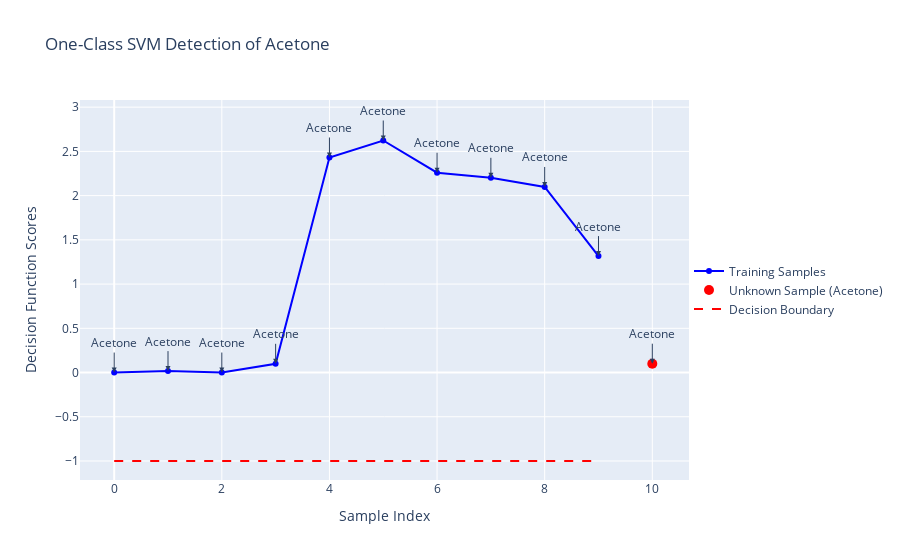

This figure's notebook cell:
### Code cell
# OneClassSVM model
Z_train = clf.decision_function(X_train)
decision_function_scores_unknown = clf.decision_function(combined_dataframe)

# Convert the scores to a pandas DataFrame
scores_df_train = pd.DataFrame({'Sample Index': X_train.index, 'Decision Function Scores': Z_train})
scores_df_unknown = pd.DataFrame({'Sample Index': [X_train.index.max() + 1], 'Decision Function Scores': decision_function_scores_unknown})
scores_df_unknown['Decision Function Scores'] = scores_df_unknown['Decision Function Scores'].round(decimals=2)

# Predict inliers and outliers based on the threshold for decision function value
threshold = -1
unknown_prediction = "unknown" if scores_df_unknown['Decision Function Scores'].iloc[0] < threshold else "Acetone"

# Create traces for training samples, unknown sample, and decision boundary
trace_train = go.Scatter(x=scores_df_train['Sample Index'], y=scores_df_train['Decision Function Scores'], mode='lines+markers',
                         name='Training Samples', line=dict(color='blue'))

trace_unknown = go.Scatter(x=scores_df_unknown['Sample Index'], y=scores_df_unknown['Decision Function Scores'], mode='markers',
                           name=f'Unknown Sample ({unknown_prediction})', marker=dict(color='red', size=10))

# Add labels for training samples
predictions = np.where(scores_df_train['Decision Function Scores'] < threshold, "unknown", "Acetone")
annotations_train = [dict(x=scores_df_train['Sample Index'][i], y=scores_df_train['Decision Function Scores'][i],
                           text=predictions[i], showarrow=True, arrowhead=2, ax=0, ay=-30) for i in range(len(predictions))]

# Add label for unknown sample
annotations_unknown = [dict(x=scores_df_unknown['Sample Index'].iloc[0], y=scores_df_unknown['Decision Function Scores'].iloc[0],
                             text=unknown_prediction, showarrow=True, arrowhead=2, ax=0, ay=-30)]

# Create decision boundary trace
decision_boundary_trace = go.Scatter(x=[scores_df_train['Sample Index'].min(), scores_df_train['Sample Index'].max()],
                                     y=[threshold, threshold], mode='lines', name='Decision Boundary', line=dict(color='red', dash='dash'))

# Create layout
layout = go.Layout(title="One-Class SVM Detection of Acetone", xaxis=dict(title="Sample Index"), yaxis=dict(title="Decision Function Scores"),
                   legend=dict(x=1, y=0.5), annotations=annotations_train + annotations_unknown)

# Create figure
fig = go.Figure(data=[trace_train, trace_unknown, decision_boundary_trace], layout=layout)

fig.show()

### Figure 1 — Plotly figure (JSON) as saved in the notebook; plotly's stock layout.template omitted (floating-point values rounded to 4 significant figures)
{"data": [{"line": {"color": "blue"}, "mode": "lines+markers", "name": "Training Samples", "type": "scatter", "x": [0, 1, 2, 3, 4, 5, 6, 7, 8, 9], "y": [-2.207e-07, 0.016, 2.496e-07, 0.0986, 2.431, 2.623, 2.259, 2.201, 2.098, 1.316]}, {"marker": {"color": "red", "size": 10}, "mode": "markers", "name": "Unknown Sample (Acetone)", "type": "scatter", "x": [10], "y": [0.1]}, {"line": {"color": "red", "dash": "dash"}, "mode": "lines", "name": "Decision Boundary", "type": "scatter", "x": [0, 9], "y": [-1, -1]}], "layout": {"annotations": [{"arrowhead": 2, "ax": 0, "ay": -30, "showarrow": true, "text": "Acetone", "x": 0, "y": -2.207e-07}, {"arrowhead": 2, "ax": 0, "ay": -30, "showarrow": true, "text": "Acetone", "x": 1, "y": 0.016}, {"arrowhead": 2, "ax": 0, "ay": -30, "showarrow": true, "text": "Acetone", "x": 2, "y": 2.496e-07}, {"arrowhead": 2, "ax": 0, "ay": -30, "showarrow": true, "text": "Acetone", "x": 3, "y": 0.0986}, {"arrowhead": 2, "ax": 0, "ay": -30, "showarrow": true, "text": "Acetone", "x": 4, "y": 2.431}, {"arrowhead": 2, "ax": 0, "ay": -30, "showarrow": true, "text": "Acetone", "x": 5, "y": 2.623}, {"arrowhead": 2, "ax": 0, "ay": -30, "showarrow": true, "text": "Acetone", "x": 6, "y": 2.259}, {"arrowhead": 2, "ax": 0, "ay": -30, "showarrow": true, "text": "Acetone", "x": 7, "y": 2.201}, {"arrowhead": 2, "ax": 0, "ay": -30, "showarrow": true, "text": "Acetone", "x": 8, "y": 2.098}, {"arrowhead": 2, "ax": 0, "ay": -30, "showarrow": true, "text": "Acetone", "x": 9, "y": 1.316}, {"arrowhead": 2, "ax": 0, "ay": -30, "showarrow": true, "text": "Acetone", "x": 10, "y": 0.1}], "legend": {"x": 1, "y": 0.5}, "title": {"text": "One-Class SVM Detection of Acetone"}, "xaxis": {"title": {"text": "Sample Index"}}, "yaxis": {"title": {"text": "Decision Function Scores"}}}}
